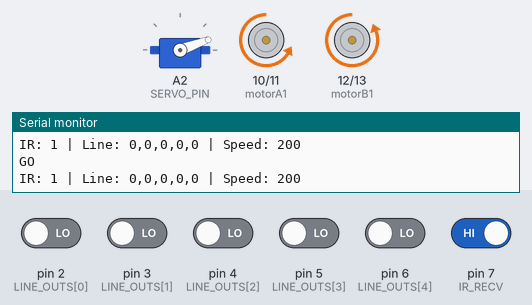
The sketch below on a simulated Arduino Uno, built with avr-gcc and run on an emulated ATmega328P. Shown: servo, motor-driver pin pairs drawn as motors (green arrow = first pin HIGH = forward, orange = second pin HIGH = backward, longer = more drive, scaled by the enable pin), the last lines printed to the serial monitor. Inputs (shaded band) come from the test bench; at power-on: pin 7 (IR_RECV) HIGH, pin 2 (LINE_OUTS[0]), pin 3 (LINE_OUTS[1]), pin 4 (LINE_OUTS[2]), pin 5 (LINE_OUTS[3]), pin 6 (LINE_OUTS[4]) LOW.

Above: at 3.2 s.
3.3 s: pin 7 (IR_RECV) driven LOW
At 4.1 s:
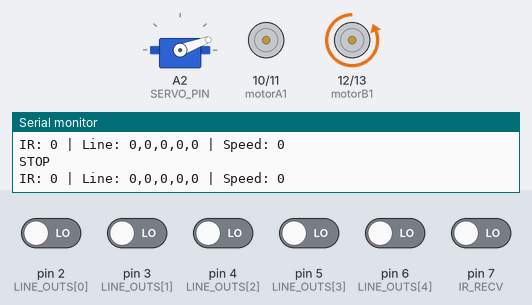
4.8 s: pin 2 (LINE_OUTS[0]) driven HIGH
At 5.6 s:
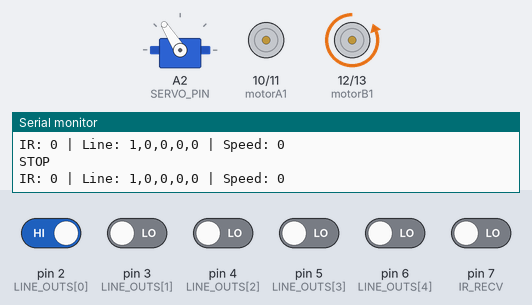
6.3 s: pin 3 (LINE_OUTS[1]) driven HIGH
At 6.7 s:
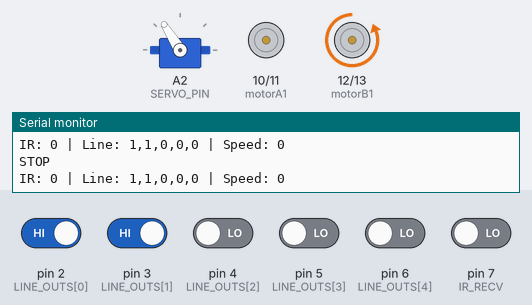
7.8 s: pin 4 (LINE_OUTS[2]) driven HIGH
At 8.5 s:
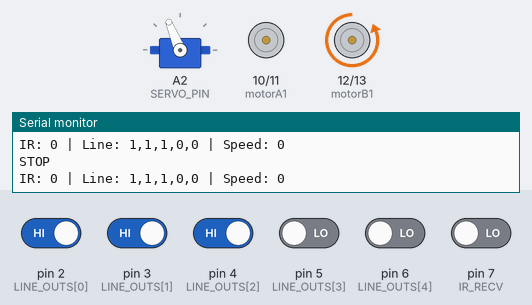
9.3 s: pin 5 (LINE_OUTS[3]) driven HIGH
At 10.3 s:
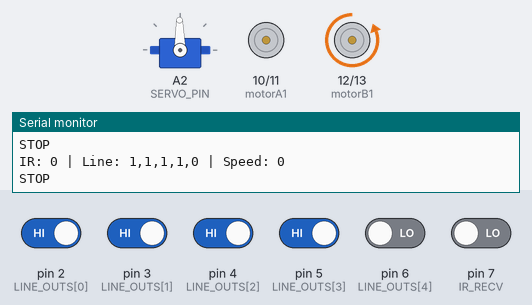
10.8 s: pin 6 (LINE_OUTS[4]) driven HIGH
At 11.3 s:
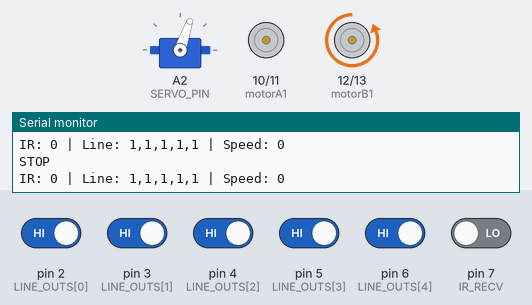
Timing chart, 0 to 13.3 s (numbered marks = the images above; inputs shaded):
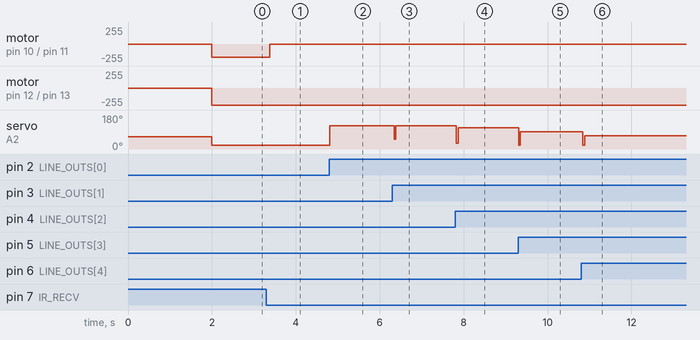

The sketch:

car.ino
```cpp
#include <ServoTimer2.h>

// IR Sensors
const int IR_RECV = 7; // để làm j v?
const int LINE_OUTS[5] = {2, 3, 4, 5, 6};
int sensor_values[5];

// Servo
const int SERVO_PIN = A2;
ServoTimer2 servo;
int servoPos = 90;
int servoStep = 2; // Reduced step for smoother motion
unsigned long lastMoveTime = 0;
const int moveInterval = 15;
const int minServoAngle = 40;
const int maxServoAngle = 140;
int currentAngle = 0;
int zero_degree = 1200;
int maxSteeringPulse = 1800;
int minSteeringPulse = 750;
//duong trai am phai

// Motors
const int motorA1 = 10;
const int motorA2 = 11;
const int motorB1 = 12;
const int motorB2 = 13;
const int enA = 9;

// Motor Timing & Logic
unsigned long lastMotorTime = 0;
const int motorInterval = 300; // How fast the speed ramps up
int Speed = 200;
bool goingForward = true;

//PID
float error = 0;
float previous_error = 0;
float P = 0;
float I = 0;
float D = 0;
float Kp = 5.5;
float Ki = 0.0;
float Kd = 22.0;
float PID_value = 0;

float angle = 0;
int last_angle = 0;
const int maxSteeringAngle = 20;

void setup() {
  Serial.begin(9600);

  pinMode(IR_RECV, INPUT);
  servo.attach(SERVO_PIN);
  servo.write(zero_degree); // xung 1500ums = góc 90 độ

  for (int i = 0; i < 5; i++) {
    pinMode(LINE_OUTS[i], INPUT); //khai báo các chân IR
  }

  // Initialize Motor Pins
  pinMode(motorA1, OUTPUT);
  pinMode(motorA2, OUTPUT);
  pinMode(motorB1, OUTPUT);
  pinMode(motorB2, OUTPUT);
  pinMode(enA, OUTPUT);

  Serial.println("System Initialized. Starting Motor Test...");
  delay(2000);
}

void loop() {
  unsigned long currentTime = millis();

  int irStatus = digitalRead(IR_RECV);
  Serial.print("IR: ");
  Serial.print(irStatus);
  Serial.print(" | Line: ");
  for (int i = 0; i < 5; i++) {
    Serial.print(digitalRead(LINE_OUTS[i]));
    if (i < 4) Serial.print(",");
  }
  Serial.print(" | Speed: ");
  Serial.println(Speed);

  // Thiếu Điều khiển Motor
  line_outs_values();
  calculate_pid();
  currentAngle = SteeringAngle();
  int pulse = map(currentAngle, -20, 20, maxSteeringPulse, minSteeringPulse); // actual range: 750 -> 2250
  servo.write(pulse); // đổi từ steering angle qua xung // Đổi 2250, 750 -> 2000, 1000

  //Motor writing
  if (!irStatus){
    Speed = 0;
    Serial.println("STOP");
  }
  else {
    Speed = 200;
    Serial.println("GO");
  }
  digitalWrite(motorA1, LOW);
  digitalWrite(motorA2, HIGH);
  digitalWrite(motorB1, LOW);
  digitalWrite(motorB2, HIGH);
  analogWrite(enA, Speed);


  // Serial.print("Error: ");
  // Serial.print(error);
  // Serial.print(" | PID: ");
  // Serial.print(PID_value);
  // Serial.print(" | Pulse: ");
  // Serial.println(pulse);
}

void line_outs_values() {
  for(int i=0; i<5; i++){
    sensor_values[i] = digitalRead(LINE_OUTS[i]);
}

  int weights[5] = {-6, -3, 0, 3, 6};
  int sum = 0;
  int active = 0;

  for (int i = 0; i < 5; i++) {
    if (sensor_values[i] == 1) {
      sum += weights[i];
      active++;
    }
  }

  if (active != 0) {
    error = (float)sum / active;
  } else {
    if (previous_error < 0)
      error = -5;
    else
      error = 5;
  }
}

void calculate_pid() {
  P = error;
  // I = I + error;
  // I = constrain(I, -50, 50);
  D = error - previous_error;
  PID_value = (Kp * P) + (Kd * D);
  previous_error = error;
}

float SteeringAngle() {
  angle = PID_value;
  angle = constrain(angle, -maxSteeringAngle, maxSteeringAngle);
  return angle;
}
```

Measured:
- after the input at 3.3 s, motor on pin 10 (motorA1) / pin 11 (motorA2): backward 200/255 → stopped after 0.08 s
- after the input at 4.8 s, servo on A2 (SERVO_PIN): 20° → 122° at once
- after the input at 6.3 s, servo on A2 (SERVO_PIN): 122° → 51° at once, → 122° 0.04 s later
- after the input at 7.8 s, servo on A2 (SERVO_PIN): 122° → 112° at once
- after the input at 9.3 s, servo on A2 (SERVO_PIN): 112° → 91° at once
- after the input at 10.8 s, servo on A2 (SERVO_PIN): 91° → 71° at once
